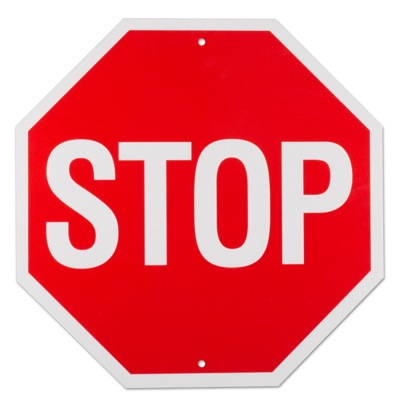
#> input picture opencv/DemoImages/stop_template.jpg, 400 x 400 px
$ python matches.py
#> lines starting #> are read from the running program, lines starting #| are printed output that depends on the picture
import numpy as np
import cv2
img = cv2.imread('DemoImages/stop_template.jpg')
#> img is the input picture: shape (400, 400, 3); mean B, G, R 133.7, 126.7, 235.3
gray = cv2.cvtColor(img, cv2.COLOR_BGR2GRAY)
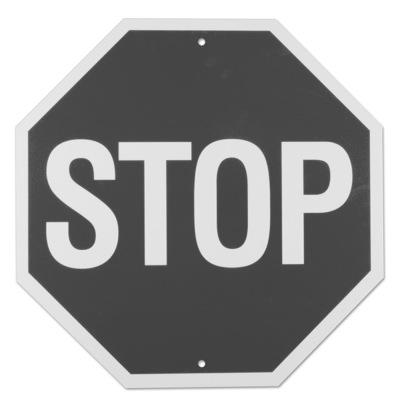
#> gray: shape (400, 400); min 60, max 255, mean 159.9
img2 = cv2.imread('DemoImages/demo_stop.jpg')
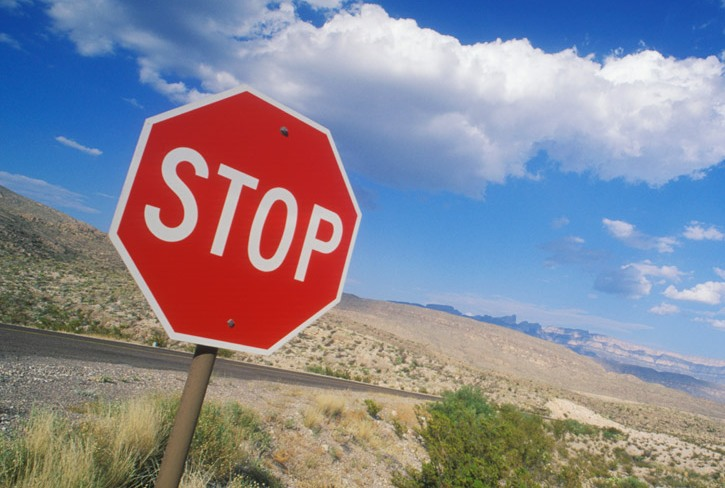
#> input picture opencv/DemoImages/demo_stop.jpg, 725 x 488 px
#> img2 is the input picture: shape (488, 725, 3); mean B, G, R 149.2, 135.2, 136.4
gray2 = cv2.cvtColor(img2, cv2.COLOR_BGR2GRAY)
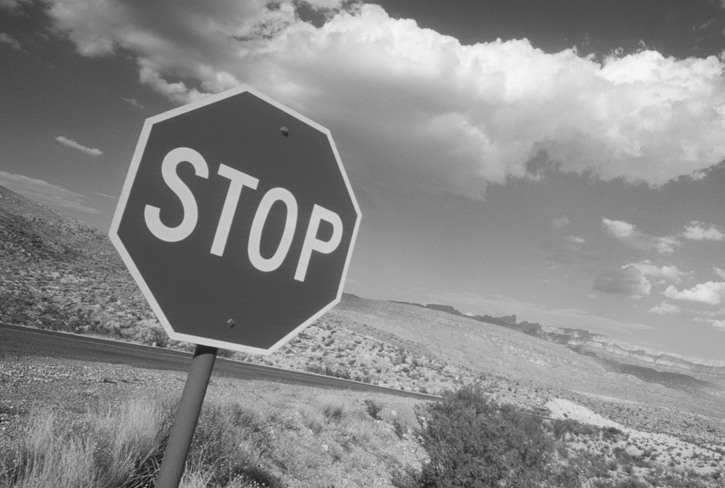
#> gray2: shape (488, 725); min 16, max 248, mean 137.1

sift = cv2.SIFT_create()

kp, des = sift.detectAndCompute(gray, None)
#> kp = 71 keypoints; strongest (x, y, size): (202, 364, 4.1), (202, 42, 4.2), (316, 177, 18.9), (82, 234, 17.6)
kp2, des2 = sift.detectAndCompute(gray2, None)
#> kp2 = 1786 keypoints; strongest (x, y, size): (300, 274, 8.5), (218, 247, 10.4), (325, 231, 10.6), (151, 215, 11.9)
#img = cv2.drawKeypoints(gray, kp, img)

bf = cv2.BFMatcher()
matches = bf.knnMatch(des, des2, k=2)
#> matches = 71 matches
good = [[m] for m, n in matches if m.distance < 0.7*n.distance]
#> good = 15 matches
img3 = cv2.drawMatchesKnn(img, kp, img2, kp2, good, None)
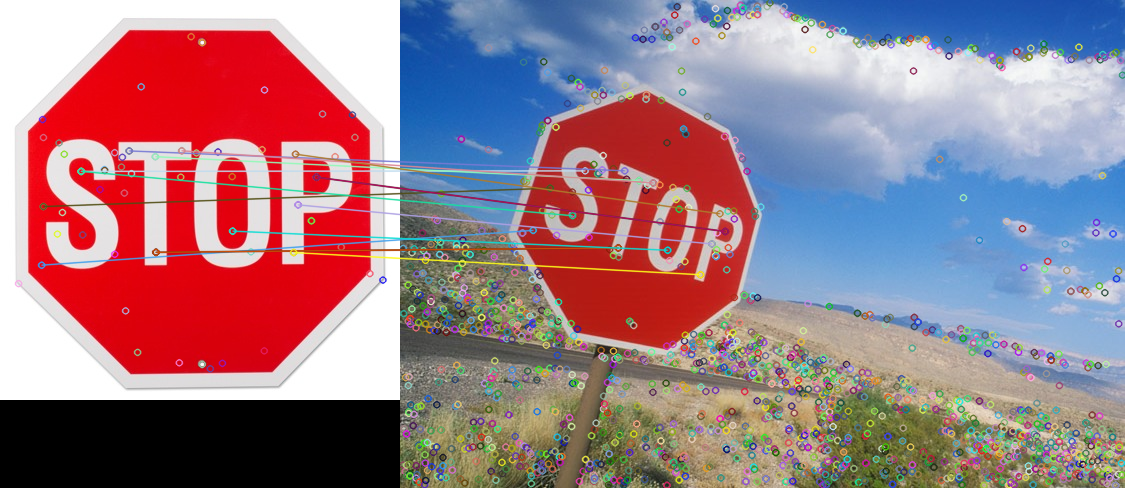
#> img3: shape (488, 1125, 3); mean B, G, R 135.7, 124.3, 154.7

cv2.imshow('matches', img3)
cv2.waitKey(0)
cv2.destroyAllWindows()
